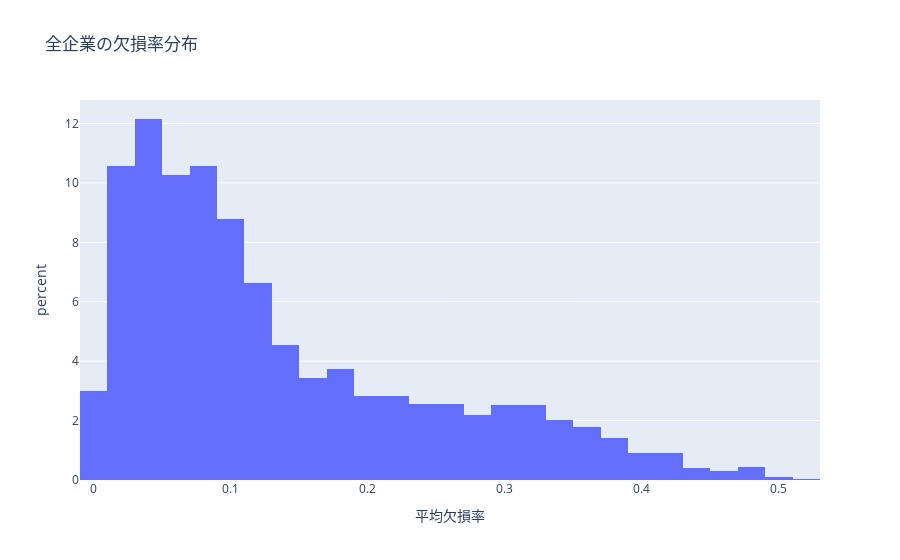

Source (notebook cell):
### Markdown cell above
### ☑️ 企業コードごとの欠損率の傾向を確認

### Code cell
# コードごとに欠損率を計算
missing_score = (
    df_ALL_DATAs
    .drop("年度",axis=1)
    .groupby("コード")
    .agg(lambda x: x.isnull().mean())  # 各列ごとの欠損率
    .mean(axis=1)                      # 列平均
    .reset_index(name="平均欠損率")
)
#display(missing_score)
fig = px.histogram(missing_score, x="平均欠損率",nbins=50,
    title="全企業の欠損率分布", labels={"平均欠損率": "平均欠損率"},histnorm="percent")
fig.show()

### Figure 1 — Plotly figure (JSON) as saved in the notebook; plotly's stock layout.template omitted (floating-point values rounded to 4 significant figures; data arrays with more than 128 entries replaced by an {"elided": "..."} marker saying what was removed)
{"data": [{"bingroup": "x", "histnorm": "percent", "hovertemplate": "平均欠損率=%{x}<br>percent=%{y}<extra></extra>", "legendgroup": "", "marker": {"color": "#636efa", "pattern": {"shape": ""}}, "name": "", "nbinsx": 50, "orientation": "v", "showlegend": false, "type": "histogram", "x": {"elided": "4008 float values"}, "xaxis": "x", "yaxis": "y"}], "layout": {"barmode": "relative", "legend": {"tracegroupgap": 0}, "title": {"text": "全企業の欠損率分布"}, "xaxis": {"anchor": "y", "domain": [0, 1], "title": {"text": "平均欠損率"}}, "yaxis": {"anchor": "x", "domain": [0, 1], "title": {"text": "percent"}}}}
